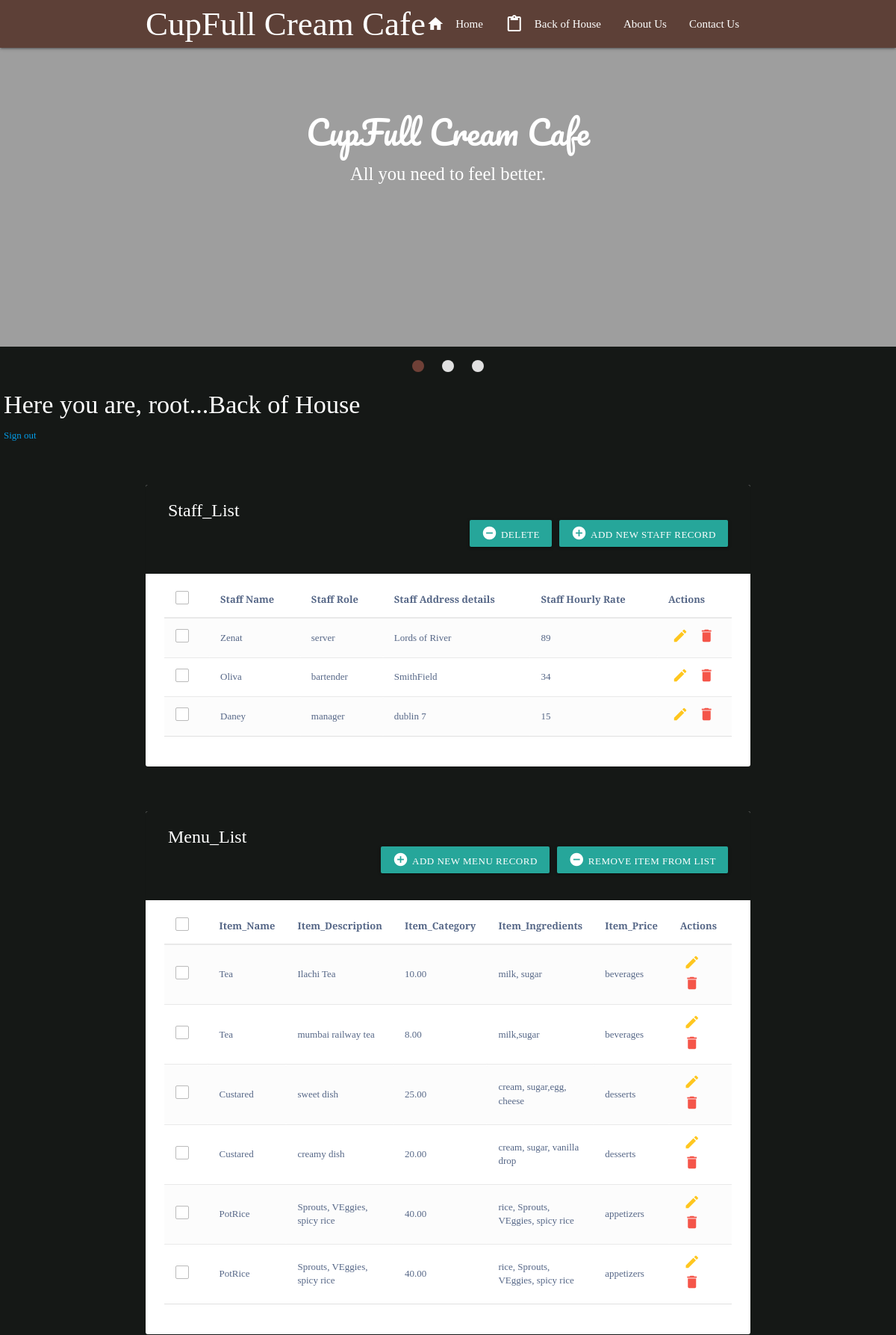
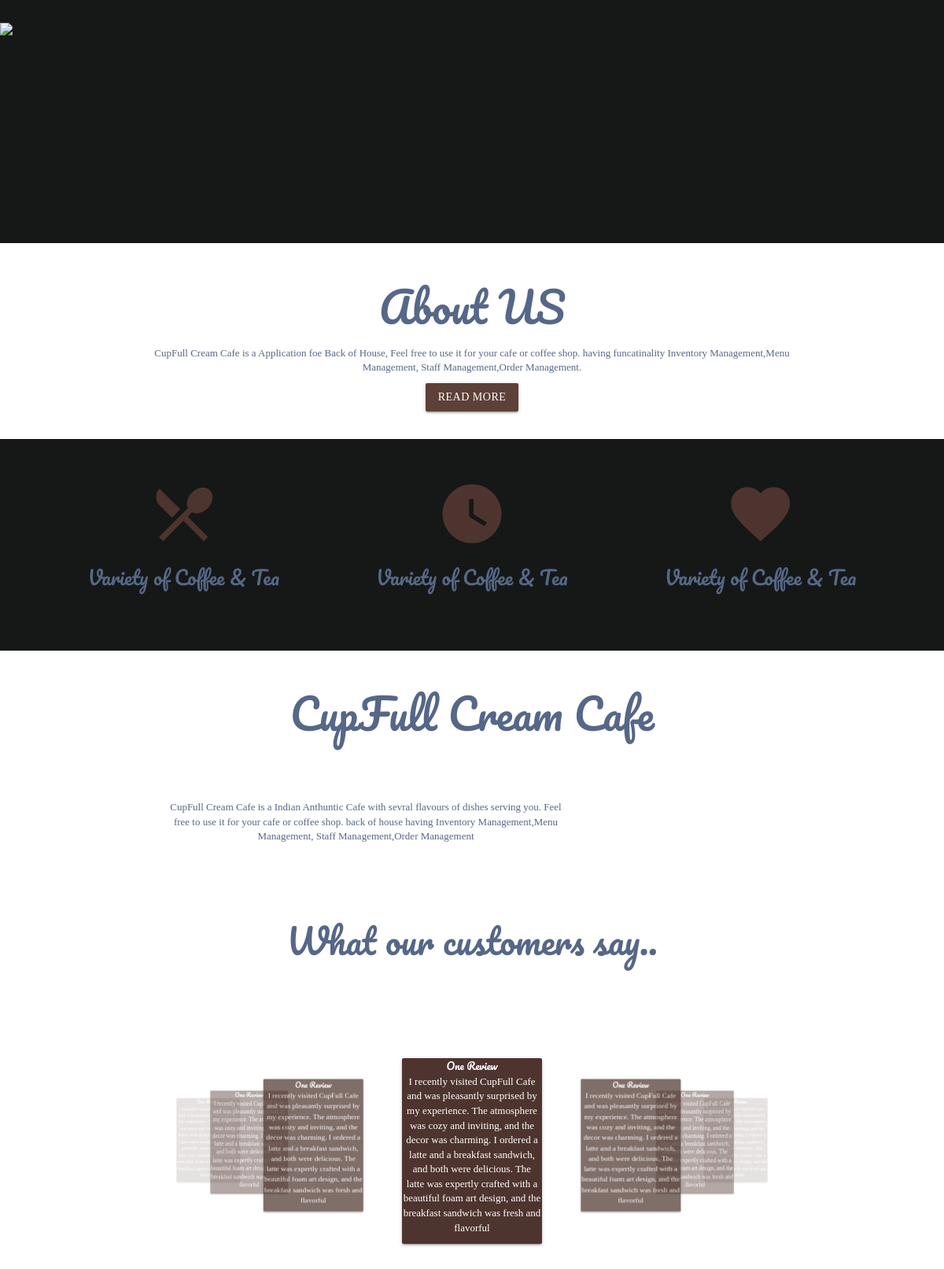
Page /CafeCoffeeDay/home (signed in, upper part) on the committed database (2 pictures, top to bottom).
### CafeCoffeeDay/models.py (models this page shows, shortened)
class CafeCoffeeDay(models.Model):
    coffeeName = models.CharField(max_length=200)
    fName = models.CharField(max_length=300)
    address = models.TextField()
    price = models.IntegerField()

class MenuItem(models.Model):
    item_name = models.CharField(max_length=100)
    item_description = models.TextField()
    item_price = models.DecimalField(max_digits=6, decimal_places=2)
    item_ingredients = models.TextField()
    item_category = models.CharField(max_length=50, choices=(
        ('appetizers', 'Appetizers'),
        ('entrees', 'Entrees'),
        ('desserts', 'Desserts'),
        ('drinks', 'Drinks'),
    ))

### CafeCoffeeDay/views.py (the view)
# urls.py: path('home', views.index, name='home'),
def index(request):
    cafeshop = CafeCoffeeDay.objects.all()
    menuitem = MenuItem.objects.all()
    context = {
        'cafeshop': cafeshop,
        'menuitem': menuitem,
    }
    return render(request, 'index.html', context)

### templates/index.html (shortened to what this page needs)
<!DOCTYPE html>
<html lang="en">
{% load static %}
<head>
<link rel="stylesheet" href="https://maxcdn.bootstrapcdn.com/font-awesome/4.7.0/css/font-awesome.min.css">
<link rel="stylesheet" href="https://maxcdn.bootstrapcdn.com/bootstrap/3.3.7/css/bootstrap.min.css">
    <link rel="stylesheet" href="https://cdnjs.cloudflare.com/ajax/libs/materialize/1.0.0/css/materialize.min.css">
  {% load static %}
  <body>
    <div class="navbar-fixed">
        <nav class=" brown darken-2 ">
            <div class="nav-wrapper container">
              <a href="#" class="brand-logo">CupFull Cream Cafe</a>
              <ul id="nav-mobile" class="right hide-on-med-and-down">
                <li><a href="#"> Home<i class="material-icons left">home</i></a></li>
                <li><a href="#section white center">Back of House<i class="material-icons left">content_paste</i></a></li>
                <li><a href="#aboutus">About Us</a></li>
                <li><a href="#contact">Contact Us</a></li>
              </ul>
            </div>
        </nav>
    </div>
    <div class="slider">
        <ul class="slides">
            <li>
                <img src="https://cdn.pixabay.com/photo/2017/07/31/19/27/coffee-2560260_1280.jpg" alt="">
                <div class="caption center-align white-text ">
                    <h3>CupFull Cream Cafe</h3>
                    <h5 class="light text-lighten-3">All you need to feel better.</h5>
                </div>
            </li>
        </ul>
    </div>
  <div>
      {% if user.is_authenticated %}
                    <div class="table-title"> <h4>Here you are, {{user.username}}...Back of House</h4>
                    <a href="{% url 'sign_out' %}">Sign out</a>
                {% else %}
                    <a href="{% url 'sign_in' %}">Sign in</a>
                    <a href="{% url 'sign_up' %}">Sign up</a>
                {% endif %}
      </div>
      </div>
    <div class="container">
        <div class="table-wrapper">
            <div class="table-title">
                <div class="row">
                    <div class="caption left-align white-text ">
						<h2>Staff_List</b></h2>
					</div>
					<div class="caption right-align white-text ">
						<a href="#addCoffeeModal" class="btn btn-success" data-toggle="modal"><i class="material-icons">&#xE147;</i> <span>Add New Staff Record</span></a>
						<a href="#deleteCoffeeModal" class="btn btn-danger" data-toggle="modal"><i class="material-icons">&#xE15C;</i> <span>Delete</span></a>
					</div>
                </div>
            </div>
            <table class="table table-striped table-hover">
                <thead>
                    <tr>
						<th>
							<span class="custom-checkbox">
								<label for="selectAll"></label>
							</span>
						</th>
						<th>Staff Name</th>
                        <th>Staff Role</th>
						<th>Staff Address details</th>
                        <th>Staff Hourly Rate</th>
                        <th>Actions</th>
                    </tr>
                </thead>
                <tbody>
                	{% for i in cafeshop %}
                    <tr>
						<td>
							<span class="custom-checkbox">
								<label for="checkbox1"></label>
							</span>
						</td>
						<td>{{i.fName}}</td>
                        <td>{{i.coffeeName}}</td>
                        <td>{{i.address}}</td>
                        <td>{{i.price}}</td>
                        <td>
                            <a href="#editCoffeeModal-{{forloop.counter}}" class="edit" data-toggle="modal"><i class="material-icons" data-toggle="tooltip" title="Edit">&#xE254;</i></a>
                            <a href="#deleteCoffeeModal-{{forloop.counter}}" class="delete" data-toggle="modal"><i class="material-icons" data-toggle="tooltip" title="Delete">&#xE872;</i></a>
                        </td>
                    </tr>
					{% endfor %}
                </tbody>
            </table>
        </div>
    </div>
    <div class="container">
        <div class="table-wrapper">
            <div class="table-title">
                <div class="row">
                    <div class="caption left-align white-text ">
						<h2>Menu_List</b></h2>
					</div>
					<div class="caption right-align white-text ">
						<a href="#removeMenuCoffeeModal" class="btn btn-danger" data-toggle="modal"><i class="material-icons">&#xE15C;</i> <span>Remove Item From List</span></a>
						<a href="#addMenuCoffeeModal" class="btn btn-success" data-toggle="modal"><i class="material-icons">&#xE147;</i> <span>Add New Menu Record</span></a>
					</div>
                </div>
            </div>
            <table class="table table-striped table-hover">
                <thead>
                    <tr>
						<th>
							<span class="custom-checkbox">
								<label for="selectAll"></label>
							</span>
						</th>
						<th>Item_Name</th>
                        <th>Item_Description</th>
                        <th>Item_Category</th>
                        <th>Item_Ingredients</th>
                        <th>Item_Price</th>
                        <th>Actions</th>
                    </tr>
                </thead>
                <tbody>
                	{% for m in menuitem %}
                    <tr>
						<td>
							<span class="custom-checkbox">
								<label for="checkbox1"></label>
							</span>
						</td>
						<td>{{m.item_name}}</td>
                        <td>{{m.item_description}}</td>
                        <td>{{m.item_price}}</td>
                        <td>{{m.item_ingredients}}</td>
                        <td>{{m.item_category}}</td>
                         <td>
                            <a href="#editCoffeeModal-{{forloop.counter}}" class="edit" data-toggle="modal"><i class="material-icons" data-toggle="tooltip" title="Edit">&#xE254;</i></a>
                            <a href="#deleteCoffeeModal-{{forloop.counter}}" class="delete" data-toggle="modal"><i class="material-icons" data-toggle="tooltip" title="Delete">&#xE872;</i></a>
                        </td>
                    </tr>
					{% endfor %}
                </tbody>
            </table>
		 </div>
    </div>
    <div class="parallax-container">
        <div class="parallax"><img src="https://cdn.pixabay.com/photo/2019/02/04/17/20/cafeteria-3975175_1280.jpg"></div>
    </div>
    <div class="section white center" id="aboutus">
        <div class="row container">
            <h2 class="header">About US</h2>
            <p class="gray-text text-darken-3">CupFull Cream Cafe is a Application foe Back of House,  Feel free
                to use it for your cafe or coffee shop. having funcatinality  Inventory Management,Menu Management,
                Staff Management,Order Management.</p>
            <a href="#" class="btn waves-effect waves-light brown darken-2">Read More</a>
        </div>
    </div>
    <div class="row" style="padding-left: 50px; padding-right: 50px;">
        <div class="col s12 l4 center" style="padding: 50px;">
            <i class="material-icons large brown-text text-darken-3">local_dining</i>
            <h5 class="header">Variety of Coffee & Tea</h5>
        </div>
        <div class="col s12 l4 center" style="padding: 50px;">
            <i class="material-icons large brown-text text-darken-3">watch_later</i>
            <h5 class="header">Variety of Coffee & Tea</h5>
        </div>
        <div class="col s12 l4 center" style="padding: 50px;">
            <i class="material-icons large brown-text text-darken-3">favorite</i>
            <h5 class="header">Variety of Coffee & Tea</h5>
        </div>
    </div>
      <div class="section white center">
        <h2 class="header">CupFull Cream Cafe</h2>
        <div class="row container">
            <div class="col l8 s12 center-align move">
               CupFull Cream Cafe is a Indian Anthuntic Cafe with sevral flavours of dishes serving you. Feel free
                to use it for your cafe or coffee shop. back of house having Inventory Management,Menu Management,
                Staff Management,Order Management
            </div>
            <div class="col l4 s12 center">
            </div>
        </div>
    </div>
    <div class="section white center">
        <h3 class="header">What our customers say..</h3>
        <div class="carousel myreviews" style="margin-bottom: 30px;">
            <a href="#" class="carousel-item">
                <div class="row">
                    <div class="col s12">
                        <div class="card panel brown darken-3">
                            <span class="white-text">One Review</span>
                            <p class="white-text">I recently visited CupFull Cafe and was pleasantly surprised by my experience. The atmosphere was cozy and inviting, and the decor was charming. I ordered a latte and a breakfast sandwich, and both were delicious.
                            The latte was expertly crafted with a beautiful foam art design, and the breakfast sandwich was fresh and flavorful                        </div>
                    </div>
                </div>
            </a>
            <a href="#" class="carousel-item">
                <div class="row">
                    <div class="col s12">
                        <div class="card panel brown darken-3">
                            <span class="white-text">One Review</span>
                            <p class="white-text">I recently visited CupFull Cafe and was pleasantly surprised by my experience. The atmosphere was cozy and inviting, and the decor was charming. I ordered a latte and a breakfast sandwich, and both were delicious.
                            The latte was expertly crafted with a beautiful foam art design, and the breakfast sandwich was fresh and flavorful                       </div>
                    </div>
                </div>
            </a>
            <a href="#" class="carousel-item">
                <div class="row">
                    <div class="col s12">
                        <div class="card panel brown darken-3">
                            <span class="white-text">One Review</span>
                            <p class="white-text">I recently visited CupFull Cafe and was pleasantly surprised by my experience. The atmosphere was cozy and inviting, and the decor was charming. I ordered a latte and a breakfast sandwich, and both were delicious.
                            The latte was expertly crafted with a beautiful foam art design, and the breakfast sandwich was fresh and flavorful                        </div>
                    </div>
                </div>
            </a>
            <a href="#" class="carousel-item">
                <div class="row">
                    <div class="col s12">
                        <div class="card panel brown darken-3">
                            <span class="white-text">One Review</span>
                            <p class="white-text">I recently visited CupFull Cafe and was pleasantly surprised by my experience. The atmosphere was cozy and inviting, and the decor was charming. I ordered a latte and a breakfast sandwich, and both were delicious.
                            The latte was expertly crafted with a beautiful foam art design, and the breakfast sandwich was fresh and flavorful                        </div>
                    </div>
                </div>
            </a>
            <a href="#" class="carousel-item">
                <div class="row">
                    <div class="col s12">
                        <div class="card panel brown darken-3">
                            <span class="white-text">One Review</span>
                            <p class="white-text">I recently visited CupFull Cafe and was pleasantly surprised by my experience. The atmosphere was cozy and inviting, and the decor was charming. I ordered a latte and a breakfast sandwich, and both were delicious.
                            The latte was expertly crafted with a beautiful foam art design, and the breakfast sandwich was fresh and flavorful                        </div>
                    </div>
                </div>
            </a>
            <a href="#" class="carousel-item">
                <div class="row">
                    <div class="col s12">
                        <div class="card panel brown darken-3">
                            <span class="white-text">One Review</span>
                            <p class="white-text">I recently visited CupFull Cafe and was pleasantly surprised by my experience. The atmosphere was cozy and inviting, and the decor was charming. I ordered a latte and a breakfast sandwich, and both were delicious.
                            The latte was expertly crafted with a beautiful foam art design, and the breakfast sandwich was fresh and flavorful                        </div>
                    </div>
                </div>
            </a>
            <a href="#" class="carousel-item">
                <div class="row">
                    <div class="col s12">
                        <div class="card panel brown darken-3">
                            <span class="white-text">One Review</span>
                            <p class="white-text">I recently visited CupFull Cafe and was pleasantly surprised by my experience. The atmosphere was cozy and inviting, and the decor was charming. I ordered a latte and a breakfast sandwich, and both were delicious.
                            The latte was expertly crafted with a beautiful foam art design, and the breakfast sandwich was fresh and flavorful                        </div>
                    </div>
                </div>
            </a>
        </div>
    </div>
</body>
</html>

### rows in the picture
CafeCoffeeDay: fName "Zenat", coffeeName "server", address "Lords of River", price "89"
CafeCoffeeDay: fName "Oliva", coffeeName "bartender", address "SmithField", price "34"
CafeCoffeeDay: fName "Daney", coffeeName "manager", address "dublin 7", price "15"
MenuItem: item_name "Tea", item_description "Ilachi Tea", item_price "10.00", item_ingredients "milk, sugar", item_category "beverages"
MenuItem: item_name "Tea", item_description "mumbai railway tea", item_price "8.00", item_ingredients "milk,sugar", item_category "beverages"
MenuItem: item_name "Custared", item_description "sweet dish", item_price "25.00", item_ingredients "cream, sugar,egg, cheese", item_category "desserts"
MenuItem: item_name "Custared", item_description "creamy dish", item_price "20.00", item_ingredients "cream, sugar, vanilla drop", item_category "desserts"
MenuItem: item_name "PotRice", item_description "Sprouts, VEggies, spicy rice", item_price "40.00", item_ingredients "rice, Sprouts, VEggies, spicy rice", item_category "appetizers"
MenuItem: item_name "PotRice", item_description "Sprouts, VEggies, spicy rice", item_price "40.00", item_ingredients "rice, Sprouts, VEggies, spicy rice", item_category "appetizers"

### other values in the picture
{{ user.username }} "root"
